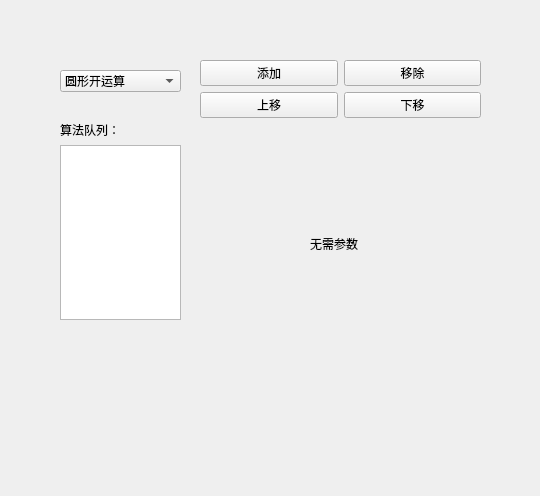
<?xml version="1.0" encoding="UTF-8"?>
<ui version="4.0">
 <class>Form_Process</class>
 <widget class="QWidget" name="Form_Process">
  <property name="geometry">
   <rect>
    <x>0</x>
    <y>0</y>
    <width>540</width>
    <height>496</height>
   </rect>
  </property>
  <property name="windowTitle">
   <string>Form</string>
  </property>
  <widget class="QWidget" name="ProcessTabWidget" native="true">
   <property name="geometry">
    <rect>
     <x>30</x>
     <y>30</y>
     <width>501</width>
     <height>341</height>
    </rect>
   </property>
   <widget class="QWidget" name="layoutWidget">
    <property name="geometry">
     <rect>
      <x>30</x>
      <y>40</y>
      <width>121</width>
      <height>250</height>
     </rect>
    </property>
    <layout class="QVBoxLayout" name="verticalLayout_8">
     <item>
      <widget class="QComboBox" name="comboBox_selectAlgorithm">
       <item>
        <property name="text">
         <string>圆形开运算</string>
        </property>
       </item>
       <item>
        <property name="text">
         <string>矩形开运算</string>
        </property>
       </item>
       <item>
        <property name="text">
         <string>圆形闭运算</string>
        </property>
       </item>
       <item>
        <property name="text">
         <string>矩形闭运算</string>
        </property>
       </item>
       <item>
        <property name="text">
         <string>圆形膨胀</string>
        </property>
       </item>
       <item>
        <property name="text">
         <string>矩形膨胀</string>
        </property>
       </item>
       <item>
        <property name="text">
         <string>圆形腐蚀</string>
        </property>
       </item>
       <item>
        <property name="text">
         <string>矩形腐蚀</string>
        </property>
       </item>
       <item>
        <property name="text">
         <string>联合</string>
        </property>
       </item>
       <item>
        <property name="text">
         <string>连通</string>
        </property>
       </item>
       <item>
        <property name="text">
         <string>填充孔洞</string>
        </property>
       </item>
        <item>
         <property name="text">
          <string>形状变换</string>
         </property>
        </item>
        <item>
         <property name="text">
          <string>最小圆变换</string>
         </property>
        </item>
       </widget>
     </item>
     <item>
      <spacer name="verticalSpacer_9">
       <property name="orientation">
        <enum>Qt::Orientation::Vertical</enum>
       </property>
       <property name="sizeHint" stdset="0">
        <size>
         <width>20</width>
         <height>40</height>
        </size>
       </property>
      </spacer>
     </item>
     <item>
      <widget class="QLabel" name="label_17">
       <property name="text">
        <string>算法队列：</string>
       </property>
      </widget>
     </item>
     <item>
      <widget class="QListWidget" name="algorithmListWidget"/>
     </item>
    </layout>
   </widget>
   <widget class="QWidget" name="layoutWidget_2">
    <property name="geometry">
     <rect>
      <x>170</x>
      <y>30</y>
      <width>281</width>
      <height>261</height>
     </rect>
    </property>
    <layout class="QVBoxLayout" name="verticalLayout_7">
     <item>
      <layout class="QGridLayout" name="gridLayout">
       <item row="0" column="0">
        <widget class="QPushButton" name="btn_addOption">
         <property name="text">
          <string>添加</string>
         </property>
        </widget>
       </item>
       <item row="1" column="0">
        <widget class="QPushButton" name="btn_optionUp">
         <property name="text">
          <string>上移</string>
         </property>
        </widget>
       </item>
       <item row="1" column="1">
        <widget class="QPushButton" name="btn_optionDown">
         <property name="text">
          <string>下移</string>
         </property>
        </widget>
       </item>
       <item row="0" column="1">
        <widget class="QPushButton" name="btn_removeOption">
         <property name="text">
          <string>移除</string>
         </property>
        </widget>
       </item>
       <item row="2" column="0">
        <spacer name="verticalSpacer_7">
         <property name="orientation">
          <enum>Qt::Orientation::Vertical</enum>
         </property>
         <property name="sizeHint" stdset="0">
          <size>
           <width>20</width>
           <height>40</height>
          </size>
         </property>
        </spacer>
       </item>
       <item row="2" column="1">
        <spacer name="verticalSpacer_8">
         <property name="orientation">
          <enum>Qt::Orientation::Vertical</enum>
         </property>
         <property name="sizeHint" stdset="0">
          <size>
           <width>20</width>
           <height>40</height>
          </size>
         </property>
        </spacer>
       </item>
      </layout>
     </item>
     <item>
      <widget class="QStackedWidget" name="stackedWidget_Algorithm">
       <property name="currentIndex">
        <number>2</number>
       </property>
       <widget class="QWidget" name="page_circle">
        <widget class="QWidget" name="layoutWidget_3">
         <property name="geometry">
          <rect>
           <x>70</x>
           <y>36</y>
           <width>151</width>
           <height>41</height>
          </rect>
         </property>
         <layout class="QHBoxLayout" name="horizontalLayout_10">
          <item>
           <widget class="QLabel" name="label_4">
            <property name="text">
             <string>半径</string>
            </property>
           </widget>
          </item>
           <item>
            <widget class="QDoubleSpinBox" name="doubleSpinBox_radius">
             <property name="minimum">
              <double>0.100000000000000</double>
             </property>
             <property name="value">
              <double>1.500000000000000</double>
             </property>
             <property name="singleStep">
              <double>0.500000000000000</double>
             </property>
            </widget>
           </item>
         </layout>
        </widget>
       </widget>
       <widget class="QWidget" name="page_rect">
        <widget class="QWidget" name="layoutWidget_4">
         <property name="geometry">
          <rect>
           <x>70</x>
           <y>20</y>
           <width>111</width>
           <height>31</height>
          </rect>
         </property>
         <layout class="QHBoxLayout" name="horizontalLayout_11">
          <item>
           <widget class="QLabel" name="label_6">
            <property name="text">
             <string>宽度</string>
            </property>
           </widget>
          </item>
           <item>
            <widget class="QSpinBox" name="spinBox_width">
             <property name="minimum">
              <number>1</number>
             </property>
             <property name="value">
              <number>2</number>
             </property>
            </widget>
           </item>
         </layout>
        </widget>
        <widget class="QWidget" name="layoutWidget_5">
         <property name="geometry">
          <rect>
           <x>70</x>
           <y>56</y>
           <width>111</width>
           <height>31</height>
          </rect>
         </property>
         <layout class="QHBoxLayout" name="horizontalLayout_19">
          <item>
           <widget class="QLabel" name="label_7">
            <property name="text">
             <string>高度</string>
            </property>
           </widget>
          </item>
           <item>
            <widget class="QSpinBox" name="spinBox_height">
             <property name="minimum">
              <number>1</number>
             </property>
             <property name="value">
              <number>2</number>
             </property>
            </widget>
           </item>
         </layout>
        </widget>
       </widget>
       <widget class="QWidget" name="page_noParam">
        <widget class="QLabel" name="label_12">
         <property name="geometry">
          <rect>
           <x>110</x>
           <y>40</y>
           <width>69</width>
           <height>19</height>
          </rect>
         </property>
         <property name="text">
          <string>无需参数</string>
         </property>
        </widget>
       </widget>
       <widget class="QWidget" name="page_shapeTrans">
        <widget class="QWidget" name="layoutWidget_6">
         <property name="geometry">
          <rect>
           <x>70</x>
           <y>40</y>
           <width>181</width>
           <height>28</height>
          </rect>
         </property>
         <layout class="QHBoxLayout" name="horizontalLayout_20">
          <item>
           <widget class="QLabel" name="label_13">
            <property name="text">
             <string>变换类型</string>
            </property>
           </widget>
          </item>
          <item>
           <widget class="QComboBox" name="comboBox_shapeType">
            <item>
             <property name="text">
              <string>凸包</string>
             </property>
             <property name="data">
              <string>convex</string>
             </property>
            </item>
            <item>
             <property name="text">
              <string>外接矩形</string>
             </property>
             <property name="data">
              <string>rectangle1</string>
             </property>
            </item>
            <item>
             <property name="text">
              <string>内接圆</string>
             </property>
             <property name="data">
              <string>inner_circle</string>
             </property>
            </item>
            <item>
             <property name="text">
              <string>外接圆</string>
             </property>
             <property name="data">
              <string>outer_circle</string>
             </property>
            </item>
           </widget>
          </item>
         </layout>
        </widget>
       </widget>
      </widget>
     </item>
    </layout>
   </widget>
  </widget>
 </widget>
 <resources/>
 <connections/>
</ui>
